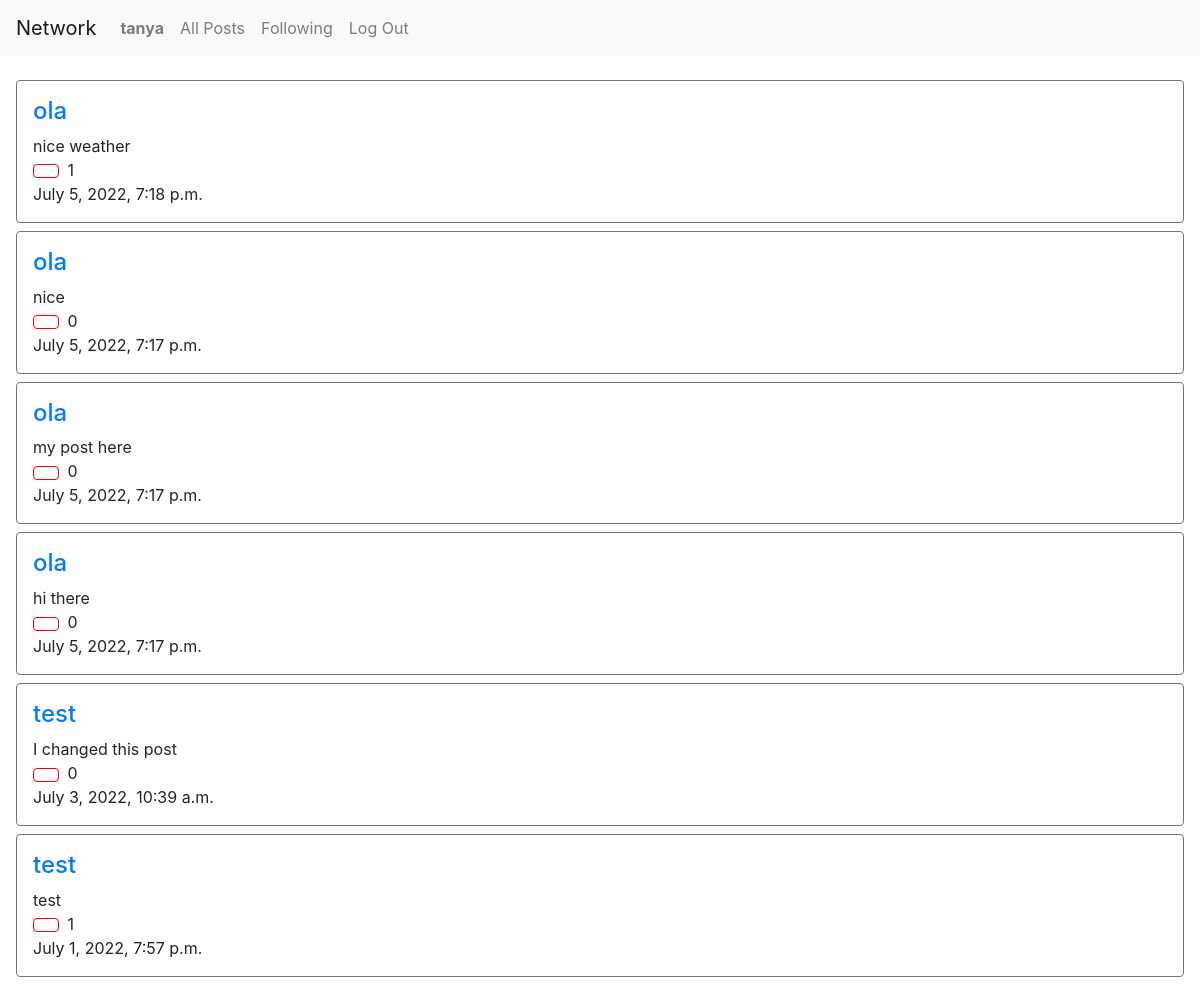
The page /following (signed in) on the database its author committed.
### network/models.py (models this page shows, shortened)
class User(AbstractUser):
    pass

class Post(models.Model):
    user = models.ForeignKey(User, on_delete=models.CASCADE, related_name="user")
    post = models.CharField(max_length=300)
    timestamp = models.DateTimeField()
    likes = models.IntegerField(default=0)

### network/views.py (the view)
# urls.py: path("following", views.following, name="following"),
def following(request):
    user = request.user
    following = Follow.objects.filter(follower=request.user).values('following_id')
    posts = Post.objects.filter(user__in=following).order_by('-timestamp')
    for post in posts:
        post.likes = Like.objects.filter(post=post.id).count()
        post.save()
    paginator = Paginator(posts, 10)
    page_number = request.GET.get('page')
    page_obj = paginator.get_page(page_number)
    return render(request, "network/following.html", {
        "page_obj": page_obj
    })

### network/templates/network/following.html (shortened to what this page needs)
{% extends "network/layout.html" %}
{% load static %}
{% block body %}
<div class="p-3">
  {% for post in page_obj %}
  <div class="border border-secondary rounded p-3 mt-2">
    <h4><a href="{% url 'profile' post.user.id %}"> {{ post.user }}</a></h4>
    <div>{{ post.post }}</div>
    <button class="btn mr-1 d-inline-block" style="background-color:white; border-color: red;" id="like-btn-{{post.id}}" onclick="like('{{ post.id }}')"></button>
    <div id="like-count-{{post.id}}" class="d-inline-block">{{ post.likes }}</div>
    <div>{{ post.timestamp }}</div>
  </div>
  {% empty %}
    <li>no post</li>
  {% endfor %}
</div>
{% endblock %}

### network/templates/network/layout.html (shortened to what this page needs)
{% load static %}
<!DOCTYPE html>
<html lang="en">
    <head>
        <link rel="stylesheet" href="https://stackpath.bootstrapcdn.com/bootstrap/4.4.1/css/bootstrap.min.css">
        <link href="{% static 'network/styles.css' %}" rel="stylesheet">
    </head>
    <body>
        <nav class="navbar navbar-expand-lg navbar-light bg-light">
            <a class="navbar-brand" href="#">Network</a>
            <div>
              <ul class="navbar-nav mr-auto">
                {% if user.is_authenticated %}
                    <li class="nav-item">
                        <a class="nav-link" id="profile" href="{% url 'profile' user.id %}"><strong>{{ user.username }}</strong></a>
                    </li>
                {% endif %}
                <li class="nav-item">
                  <a class="nav-link" href="{% url 'index' %}">All Posts</a>
                </li>
                {% if user.is_authenticated %}
                    <li class="nav-item">
                        <a class="nav-link" id="following" href="{% url 'following' %}">Following</a>
                    </li>
                    <li class="nav-item">
                        <a class="nav-link" href="{% url 'logout' %}">Log Out</a>
                    </li>
                {% endif %}
              </ul>
            </div>
          </nav>
        <div class="body">
            {% block body %}
            {% endblock %}
        </div>
    </body>
</html>

### rows shown on the page
User: username "tanya"
Post: user "ola", post "nice weather", likes "1", timestamp "July 5, 2022, 7:18 p.m."
Post: user "ola", post "nice", likes "0", timestamp "July 5, 2022, 7:17 p.m."
Post: user "ola", post "my post here", likes "0", timestamp "July 5, 2022, 7:17 p.m."
Post: user "ola", post "hi there", likes "0", timestamp "July 5, 2022, 7:17 p.m."
Post: user "test", post "I changed this post", likes "0", timestamp "July 3, 2022, 10:39 a.m."
Post: user "test", post "test", likes "1", timestamp "July 1, 2022, 7:57 p.m."
